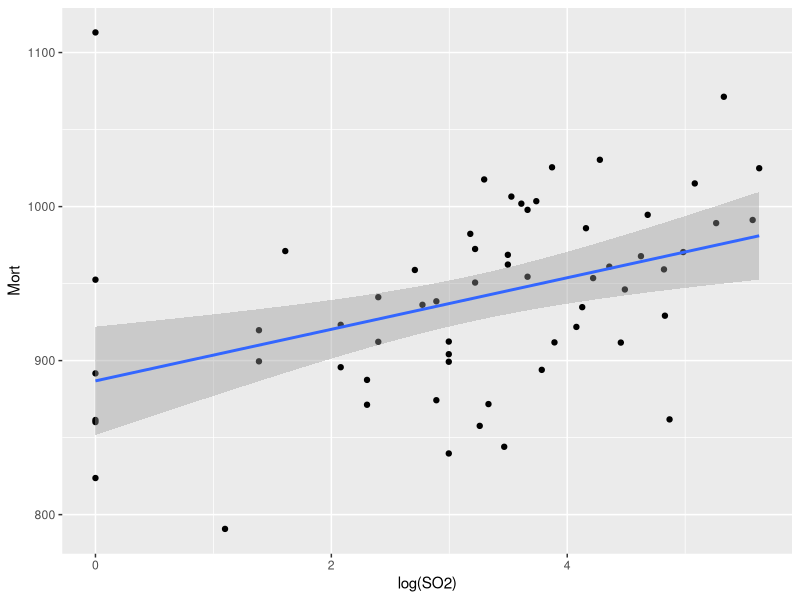

The R source for this figure:
library(tidyverse)

# load data
pollution <- read_csv('data/pollution.csv')

# examine scatterplot with SLR fit
ggplot(pollution,
       aes(x = log(SO2), y = Mort)) +
  geom_point() +
  geom_smooth(method = 'lm')
# compute SLR fit
fit <- lm(Mort ~ log(SO2), data = pollution)
broom::tidy(fit)
# interpret
fit_ci <- confint(fit, parm = 'log(SO2)')*log(1.2)

paste('With 95% confidence, every 20% increase in sulfur dioxide pollution is associated with an increase in two-year mortality rate between', 
      round(fit_ci[1], 2), 
      'and', 
      round(fit_ci[2], 2), 
      'per 100k', sep = ' ') %>% 
  print()